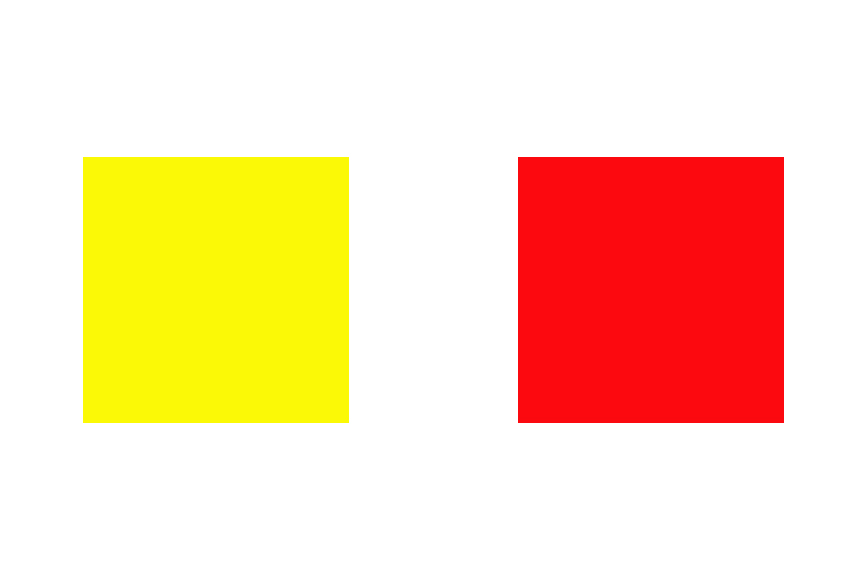
#> input picture encontrarContorno/1.HallandoContorno/cuadrado.jpg, 850 x 567 px
$ python contorno.py
#> lines starting #> are read from the running program, lines starting #| are printed output that depends on the picture; after the words box and inside, x2 and y2 are one past the last pixel; in counts of white or black regions, pixels touching at a corner belong together
import cv2
imagen=cv2.imread('cuadrado.jpg')
#> imagen is the input picture: shape (567, 850, 3); mean B, G, R 183.2, 218, 254
escalaGris=cv2.cvtColor(imagen,cv2.COLOR_BGR2GRAY)
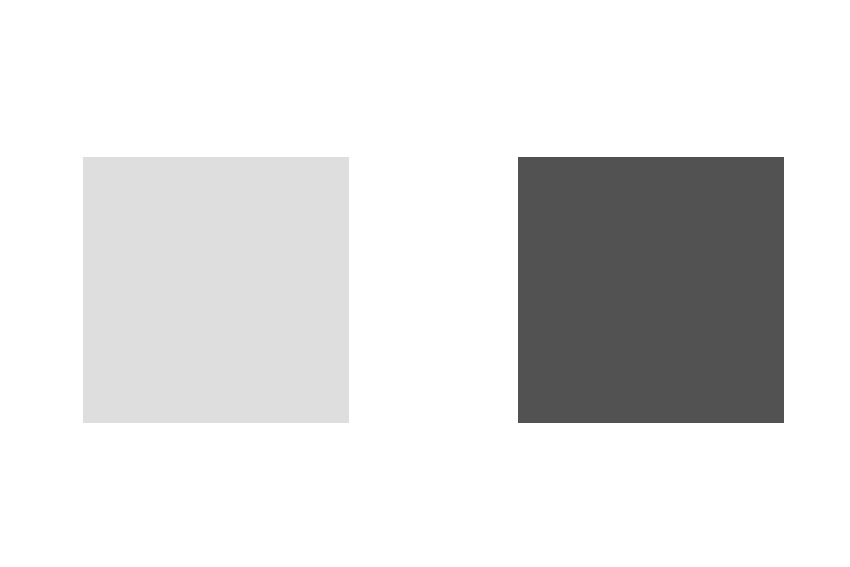
#> escalaGris: shape (567, 850); min 81, max 255, mean 224.8
_,umbral=cv2.threshold(escalaGris,225,255,cv2.THRESH_BINARY)
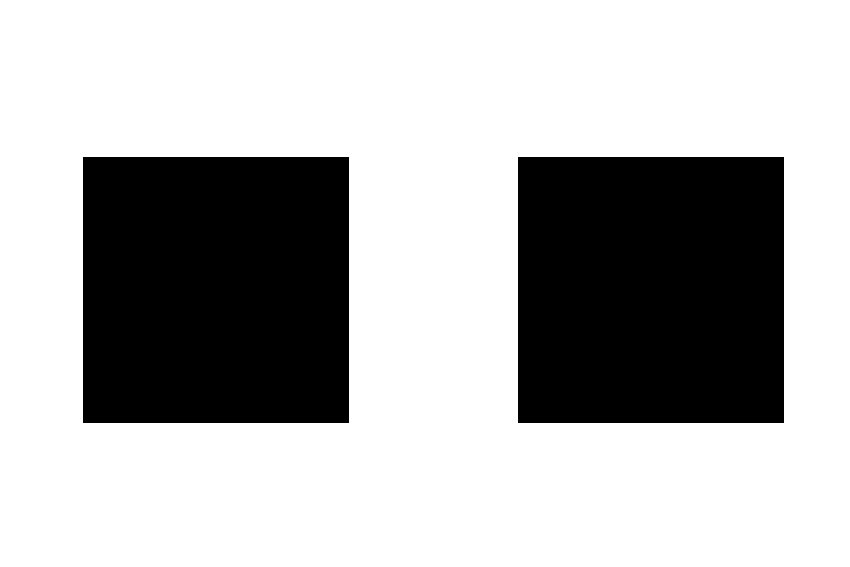
#> umbral: shape (567, 850); 70.6% white; 2 black regions
contornos,jerarquia=cv2.findContours(umbral,cv2.RETR_TREE,cv2.CHAIN_APPROX_SIMPLE)
#> contornos = 3 contours; box (x1, y1, x2, y2) and area: (0, 0, 850, 567) 480534, (517, 156, 785, 424) 71287, (82, 156, 350, 424) 71287; jerarquia = [[-1, -1, 1, -1], [2, -1, -1, 0], [-1, 1, -1, 0]]
cv2.drawContours(imagen,contornos,-1,(255,0,0),3)
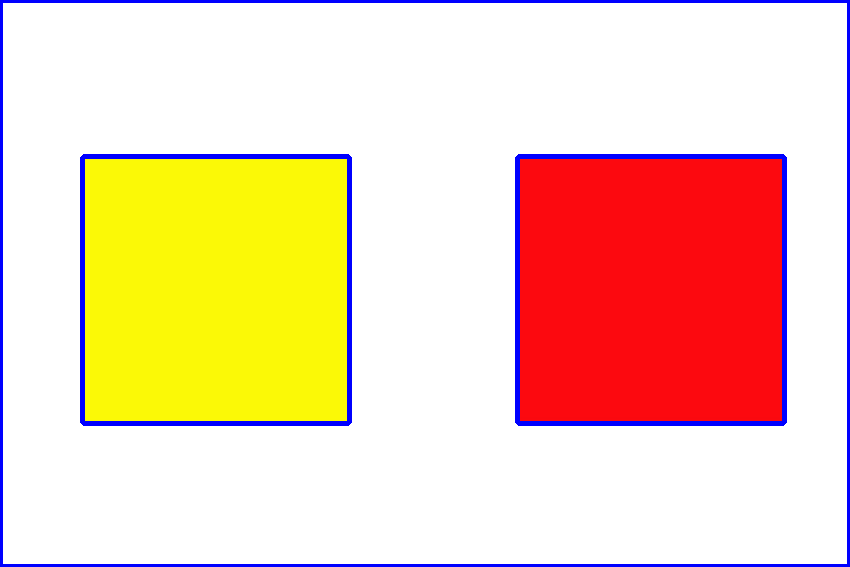
#> imagen: shape (567, 850, 3); 3.96% of pixels changed, all inside (x1, y1, x2, y2) = (0, 0, 850, 567)

print("Contornos encontradas: {}".format(len(contornos)))
#| Contornos encontradas: 3

cv2.imshow("Escala de grises",escalaGris)
cv2.imshow("umbral",umbral)
cv2.imshow('Imagen original',imagen)
cv2.waitKey(0)
